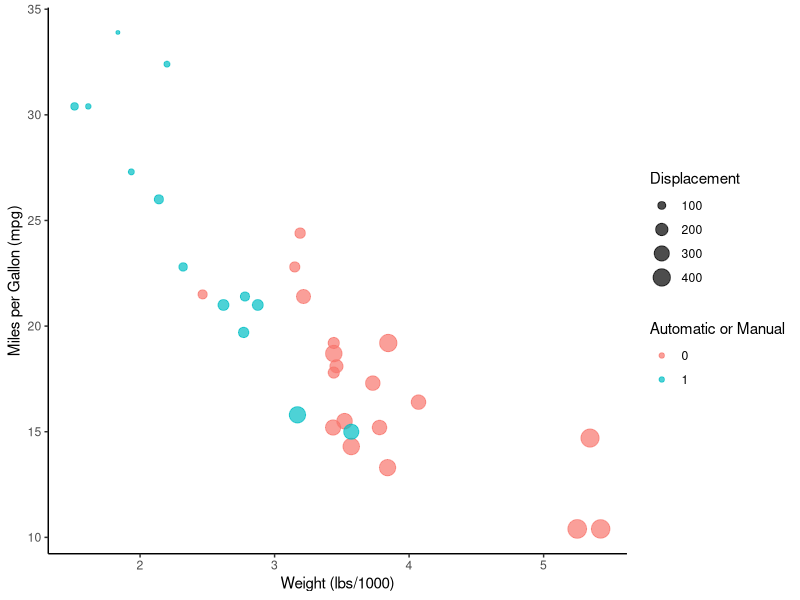
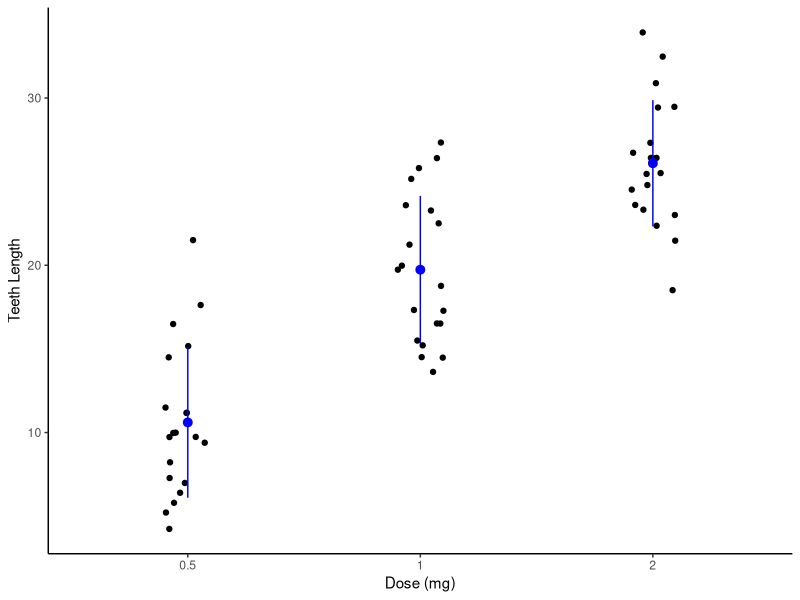

Source code (R) for these figures, in order:
## ---- chunk 1
knitr::opts_chunk$set(warning=FALSE, message=FALSE)
## ---- chunk 2
data(mtcars)
## ---- chunk 3
library(ggplot2)
mtcars$am <- as.factor(mtcars$am) # make am factor
ggplot(mtcars) + # tell R to use the mtcars data
    geom_point(aes(x = wt, y = mpg, size = disp, col = am), alpha = 0.7) + # put in aethetics to use
  labs(y = "Miles per Gallon (mpg)", x = "Weight (lbs/1000)", col = "Automatic or Manual", size = "Displacement") + # add labels
  theme_classic() # add a theme
## ---- chunk 4
data(ToothGrowth)
## ---- chunk 5
library(ggplot2)
df <- ToothGrowth # name dataset df
df$dose <- as.factor(df$dose) # change so thinks is factor not continuous
library(dplyr) # need for group_by
df.summary <- df %>%
  group_by(dose) %>%
  summarise(
    sd = sd(len, na.rm = TRUE),
    len = mean(len)
  ) # create a summary df with 3 means and 3 sds
ggplot(df, aes(dose, len)) + #use original data, set y and x
  geom_jitter(position = position_jitter(0.1), color = "black") + # plot each point but jitter by 0.2
  geom_pointrange(aes(ymin = len-sd, ymax = len+sd),data = df.summary, colour = "blue") + # use summary data to draw error lines with a point in the middle 
  theme_classic() + # add theme
  labs(x="Dose (mg)", y = "Teeth Length") # add axis labels
